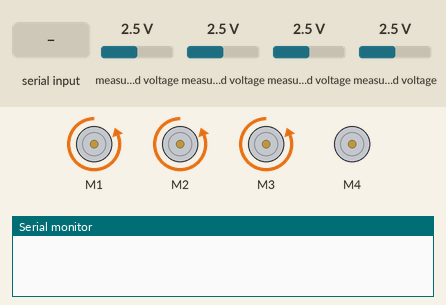
This sketch was run on a simulated Arduino Mega 2560, built with avr-gcc and run on an emulated ATmega2560. Shown: 4 × DC motor (green arrow = forward, orange = backward, longer = faster), the last lines printed to the serial monitor. The test bench sets the inputs (shaded band); at power-on: measured voltage 2.5 V.

Above: at 4.1 s.
4.2 s: "G90\n" received over Serial
At 5.1 s:
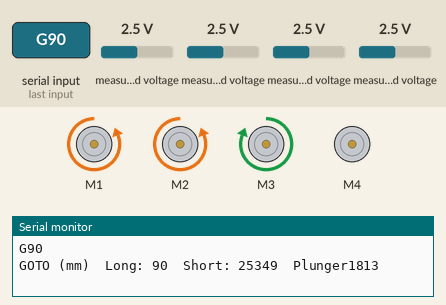
5.7 s: measured voltage (sensor 200) set to 2.1 V
At 6.2 s:
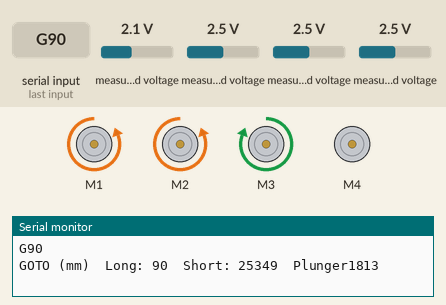
7.2 s: measured voltage (sensor 200) set to 1.8 V
At 7.8 s:
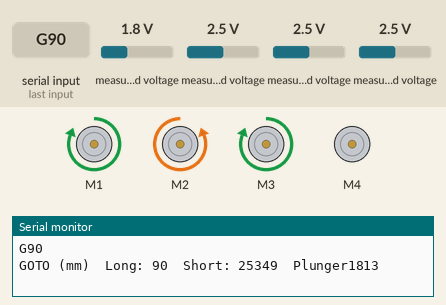
8.7 s: measured voltage (sensor 201) set to 2.1 V
At 9.6 s:
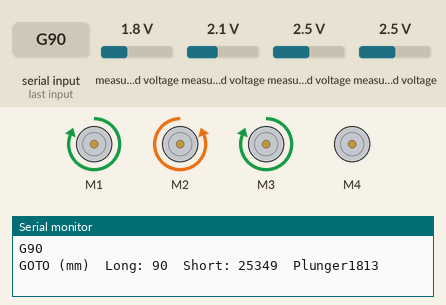
10.2 s: measured voltage (sensor 201) set to 1.8 V
At 11.2 s:
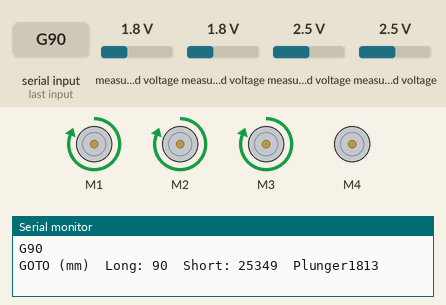
11.7 s: measured voltage (sensor 203) set to 3.8 V
At 12.2 s:
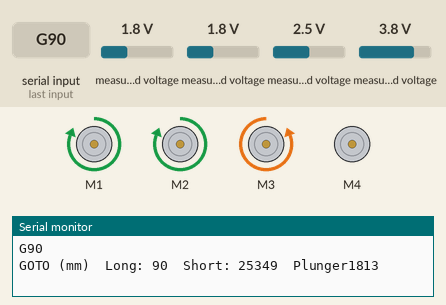
Timing chart, 0 to 14.2 s (numbered marks = the images above; inputs shaded):
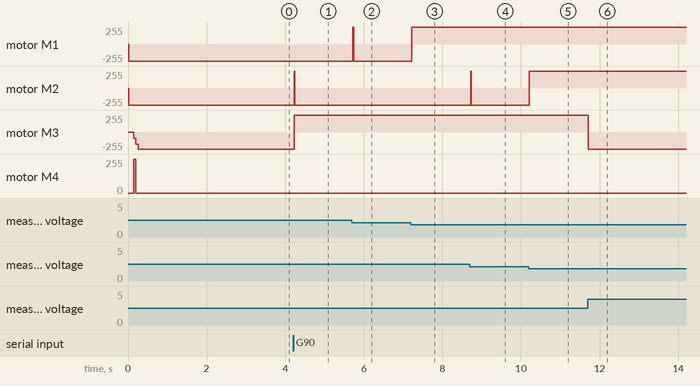

Measured:
- the behaviour switches between 2 and 1.9 V on measured voltage (sensor 200) (found by bisection; images 2 and 3)
- the behaviour switches between 2 and 1.9 V on measured voltage (sensor 201) (found by bisection; images 4 and 5)
- after the input at 4.2 s, motor M2: backward 255/255 → forward 255/255 at once, → backward 255/255 0.02 s later; motor M3: backward 255/255 → forward 255/255 at once
- after the input at 5.7 s, motor M1: backward 255/255 → forward 255/255 at once, → backward 255/255 0.02 s later
- after the input at 7.2 s, motor M1: backward 255/255 → forward 255/255 at once
- after the input at 8.7 s, motor M2: backward 255/255 → forward 255/255 at once, → backward 255/255 0.02 s later
- after the input at 10.2 s, motor M2: backward 255/255 → forward 255/255 at once
- after the input at 11.7 s, motor M3: forward 255/255 → backward 255/255 at once

The sketch:

Brickpick_main.ino
```cpp
#include <Wire.h>
#include <Adafruit_MotorShield.h>
#include <Adafruit_ADS1X15.h>
#include <math.h>
#include "myServoController.h"

//################################## Feather MC and ADC Libraries INIT #####################3
Adafruit_MotorShield MC0 = Adafruit_MotorShield();
//
Adafruit_DCMotor *M1 = MC0.getMotor(1);
Adafruit_DCMotor *M2 = MC0.getMotor(2);
Adafruit_DCMotor *M3 = MC0.getMotor(3);
Adafruit_DCMotor *M4 = MC0.getMotor(4);
//
Adafruit_DCMotor* motors[NUM_MOTORS] = {M1, M2, M3, M4};

Adafruit_ADS1015 ADC0;

Adafruit_ADS1015* adcs[NUM_MOTORS] = {&ADC0, &ADC0, &ADC0, &ADC0};
int channels[NUM_MOTORS] = {0, 1, 3, 2};


// Motor Config: {Long Plate, Short Plate, Plunger, NONE}
float plunger_min = 1.0;
float plunger_max = 8.5;
float plate_min = 1.5;
float plate_max = 29.5;
float joint_lengths[NUM_MOTORS] = {50, 50, 10, 0};
float joint_limits[NUM_MOTORS][2] = {{plate_min, plate_max}, {plate_min, plate_max}, {plunger_min, plunger_max}, {0, 0}};
myServoController controller(motors, adcs, channels, joint_lengths, joint_limits);

// Commands
int brick_height = 9.6; //mm
int brick_loc0 = 3.0; // mm
int brick_locs[] = {brick_loc0,
                    brick_loc0 + brick_height,
                    brick_loc0 + 2*brick_height,
                    brick_loc0 + 3*brick_height};

// Communication
char TX_BUF[100] = {'\0'};
char RX_BUF[100] = {'\0'};

void setup() {
  Serial.begin(115200);
  while (!Serial) {delay(10);} //
  Serial1.begin(115200);
  while (!Serial1) {delay(10);} //Hang until ESP01 connected

  //wifi_init();

  // set all the base dc motor control pins to outputs
  MC0.begin();
  // start all the ADCs
  ADC0.begin(0x48);
  ADC0.setGain(GAIN_ONE);

  controller.init_controller();
  //startTimer(20); //20 Hz -> 50ms update freq
}

float vmax = 25.0; //mm/s
float amax = 25.0; //mm/s2

long m_prev = millis();
long tic = millis();
bool state = 0;
bool plot = false;

void loop() {
  if (Serial.available()) {
    Serial.readBytesUntil('\n', RX_BUF, 100);
    int r = parse_cmd(RX_BUF);
    if (r == -1) {
      Serial.println("Error Parsing CMD");
    }
  }
  controller.driveController();
  //controller.print_state();
  if (plot) {
    controller.plot_state();
  }
  delay(10);
}


int parse_cmd(char buf[]) {
  char cmd_word = buf[0];
  char display_buf[50] = {'\0'};
  Serial.println(RX_BUF);
  switch(cmd_word) {
    case 'H': {// HELP
      Serial.println("-----Command Bank------");
      Serial.println("H: Help");
      Serial.println("G q1 q2 q3: GOTO <long_plate, short_plate, plunger> in mm");
      Serial.println("B plate brick: BRICK GOTO <0:long_plate, 1:short_plate>, base of brick");
      Serial.println("P: Toggle ON/OFF Serial Plotting");
      Serial.println("D: DEPOSIT Brick");
      Serial.println("R: RAISE Plunger");
      break;
    }
    case 'G': {//GOTO
      //"G q1 q2 q3"
      int q1; //Long Plate
      int q2; //Short Plate
      int q3; //Plunger
      int q4 = 0; //None
      sscanf(buf, "%c %d %d %d", &cmd_word, &q1, &q2, &q3);
      float qCmd[4] = {(float)q1, (float)q2, (float)q3, (float)q4};
      float q_dotCmd[4] = {0, 0, 0, 0};
      controller.cmdPos(qCmd);
      controller.cmdVel(q_dotCmd);
      sprintf(display_buf, "GOTO (mm)\tLong: %d\tShort: %d\tPlunger%d", q1, q2, q3);
      Serial.println(display_buf);
      break;
    }
    case 'P': { // PLOT
      plot = !plot;
      Serial.println("TOGGLE PLOTTING: " + String(plot));
      break;
    }
    case 'B': {// BRICK GOTO
      //"B plate brick"
      // Where plate: {0: long plate, 1: short plate} direct mapping to motor indeces
      // Brick: {0, .., 3} brick_locs[brick] is location of bottom of brick in mm
      int plate;
      int brick;
      sscanf(buf, "%c %d %d", &cmd_word, &plate, &brick);
      if (brick  < 0 || brick > 3 || plate < 0 || plate > 1) {
        Serial.println("Brick: <0,1,2,3>");
        Serial.println("Plate: <0:long, 1:short>");
      }
      brick = min(max(brick, 0), 3); // clip to safe bounds
      plate = min(max(plate, 0), 1); // clip to safe bounds
      float qCmd = brick_locs[brick];
      controller.cmdPosSingle(qCmd, plate);
      if (brick == 0) {
        sprintf(display_buf, "GOTO BRICK\tPlate: LONG\tBrick: %d", brick);
      } else {
        sprintf(display_buf, "GOTO BRICK\tPlate: SHORT\tBrick: %d", brick);
      }
      Serial.println(display_buf);
      break;
    }
    case 'D': {// DEPOSIT
      controller.cmdPosSingle(8.0, 2);
      Serial.println("DEPOSIT PAYLOAD");
      break;
    }
    case 'R': {// RAISE
      controller.cmdPosSingle(2.0, 2);
      Serial.println("RAISE PLUNGER");
      break;
    }
    default: {//Unspecified Command Word
      Serial.println("UNKNOWN COMMAND WORD (H for help)");
      return -1;
    }
  }
  // Clear rx buf
  for (int i = 0; i < 50; i++) {
    RX_BUF[i] = '\0';
  }
  return 0;
}
```

comms.ino
```cpp
void wifi_init() {
  Serial.println("Starting ESP01");
  delay(2000);
  Serial1.println("AT");
  Serial.println(Serial1.read());
  Serial1.println("AT+GMR"); //Response: "OK"
  delay(500);
  Serial1.println("AT+CWMODE=0"); //Response: "STA"
  delay(500);
  Serial1.println("AT+CIFSR"); //Response: "AT+CIFSR 192.168.0.105\nOK"
  delay(500);
  Serial1.println("AT+CIPMUX=1"); //Response: "Multiple"
  delay(500);
  Serial1.println("AT+CIPSERVER=1,80"); //Response: "mode 0 to close server mode; mode 1 to open; port = port"
  delay(500);
  printIPAddr();
}

void printIPAddr(){
  while (Serial1.available() > 0){
    char ch = Serial1.read();
    Serial.print(ch);
  }
}


// Untested
int wifi_transmit(char buf[], int n) {
  char AT_cmd[] = {"\0"};
  char msg[n];
  sprintf(AT_cmd, "AT+CIPSEND=%d", n);
  Serial1.println(AT_cmd);
  strncpy(msg, buf, n);
  return 0;
}

// Untested
int wifi_recieve(char buf[], int n) {
  Serial1.readBytesUntil('\n', buf, n);
  return 0;
}

// Untested
```

myServoController.cpp
```cpp
#include "myServoController.h"
#include <Wire.h>
#include <Adafruit_MotorShield.h>
#include <Adafruit_ADS1X15.h>
#include <math.h>

// 1m per 1650 bits (3.3V/4.096V)*2^11 (range is +- 4.096V with 1 gain)
// Multiply ADC_COEFF by stroke (for linear pot) to determine position in mm
#define ADC_COEFF 0.000606060606 //ADC reading to pos in mm/lg.
#define CMD2VEL 0.0920 // Motor command val to vel in [mm/s]
#define VEL2CMD 10.8695652 // vel [mm/s] to motor command val [x/+-255]

myServoController::myServoController(Adafruit_DCMotor* motors[NUM_MOTORS],
                                     Adafruit_ADS1015* adcs[NUM_MOTORS],
                                     int channels[NUM_MOTORS],
                                     float joint_lengths[NUM_MOTORS],
                                     float joint_limits[NUM_MOTORS][2]) {
  for (int i=0; i<NUM_MOTORS; i++){
    _motors[i] = motors[i];
    _adcs[i] = adcs[i];
    _channels[i] = channels[i];
    _joint_lengths[i] = joint_lengths[i];
    _joint_limits[i][0] = joint_limits[i][0];
    _joint_limits[i][1] = joint_limits[i][1];
  }
}


void myServoController::init_controller() {
  // Initialize actuator and encoder
  _millis = millis();
  for (int i=0; i<NUM_MOTORS; i++) {
    _motors[i]->setSpeed(0);
    _motors[i]->run(RELEASE);
    _joint_velocities[i] = 0;
  }
  reset_joints();
  read_joint_positions();
}

void myServoController::reset_joints() {
  read_joint_positions();
  float xf[NUM_MOTORS];
  for (int i = 0; i < NUM_MOTORS; i++) {
    xf[i] = max(2,_joint_limits[i][0]); // _joint_limits = {{min, max}, ...}
  }
  ramp2pos(xf, 25.0, 12.5);
  for (int i=0; i<NUM_MOTORS; i++) {
    _motors[i]->run(RELEASE);
  }
}

void myServoController::read_joint_positions() {
  float alpha = 1.0;
  for (int i=0; i<NUM_MOTORS; i++) {
    int ADC_val = _adcs[i]->readADC_SingleEnded(_channels[i]);
    float curr_reading = ADC_COEFF*_joint_lengths[i]*ADC_val; //ADC_COEFF is bits for 1mm stroke
    _joint_positions[i] = _joint_positions[i] * (1-alpha) + curr_reading * alpha; // Try to reduce some noise
    //multiply by max joint extension in m for ADC reading to meter conversion
  }
}

void myServoController::update_state() {
  for (int i=0; i<NUM_MOTORS; i++) {
    _prev_joint_positions[i] = _joint_positions[i];
  }
  long curr_millis = millis();
  _delta_millis = curr_millis - _millis;
  _millis = curr_millis;
  read_joint_positions();
  for (int i=0; i<NUM_MOTORS; i++) {
    _joint_velocities[i] = (_joint_positions[i] - _prev_joint_positions[i])/(_delta_millis * 0.001);
  }

}

void myServoController::print_state() {
  Serial.println("Joint Positions");
  for (int i=0; i<NUM_MOTORS; i++) {
    Serial.print(_joint_positions[i]); Serial.print('\t');
  }
  Serial.println();
  /*
  Serial.println("Joint Velocities");
  for (int i=0; i<NUM_MOTORS; i++) {
    Serial.print(1000*_joint_velocities[i]); Serial.print('\t');
  }
  Serial.println();
  */
  Serial.println("Joint Commands");
  for (int i=0; i<NUM_MOTORS; i++) {
    Serial.print(min(max(_motorCmd[i],-255),255)); Serial.print('\t');
  }
  Serial.println();
  Serial.println();
}

void myServoController::plot_state() {
  // Joint Positions
  char out[3];
  for (int i=0; i<NUM_MOTORS; i++) {
    sprintf(out, "q%d:", i);
    Serial.print(out);
    Serial.print(_joint_positions[i]); Serial.print('\t');
  }
  /*
  // Joint Velocities
  for (int i=0; i<NUM_MOTORS; i++) {
    sprintf(out, "v%d:", i);
    Serial.print(out);
    Serial.print(1000*_joint_velocities[i]); Serial.print('\t');
  }
  */
  // Joint Commands
  for (int i=0; i<NUM_MOTORS; i++) {
    sprintf(out, "u%d:", i);;
    Serial.print(out);
    Serial.print(min(max(_motorCmd[i],-255),255)); Serial.print('\t');
  }
  Serial.println();
}

void myServoController::clip_cmds(float qCmd[]) {
  for (int i=0; i<NUM_MOTORS; i++) {
    qCmd[i] = min(max(qCmd[i], _joint_limits[i][0]), _joint_limits[i][1]);
  }
}

void myServoController::cmdPos(float qCmd[]) {
  for(int i=0; i<NUM_MOTORS; i++) {
    _joint_positionsCmd[i] = qCmd[i];
  }
  clip_cmds(_joint_positionsCmd);
}

void myServoController::cmdPosSingle(float qCmd, int i) {
  _joint_positionsCmd[i] = qCmd;
  clip_cmds(_joint_positionsCmd);
}

void myServoController::cmdVel(float q_dotCmd[]) {
  for (int i=0; i<NUM_MOTORS; i++){
    _joint_velocitiesCmd[i] = q_dotCmd[i];
    _refCmd[i] = q_dotCmd[i] * VEL2CMD;
  }
}

void myServoController::positional_PID(float PID_Cmd[NUM_MOTORS]) {
  int integral_error_max = 0.25;
  for (int i=0; i<NUM_MOTORS; i++) {
    float error = _joint_positionsCmd[i] - _joint_positions[i];
    _cmdPos_integral_error[i] = min(max(_cmdPos_integral_error[i] + error * (0.001*_delta_millis),-integral_error_max),integral_error_max);
    _cmdPos_derivative_error[i] = (error - _cmdPos_error[i]) / (0.001*_delta_millis);
    _cmdPos_error[i] = error;

    PID_Cmd[i] = (_cmdPos_Kp[i]*_cmdPos_error[i] +
                  _cmdPos_Ki[i]*_cmdPos_integral_error[i] +
                  _cmdPos_Kd[i]*_cmdPos_derivative_error[i]);
  }
}

void myServoController::send_motorCmd() {
  int min_cmd = 60; // Power that won't break static friction
  for (int i=0; i<NUM_MOTORS; i++) {
    int motor_cmd_val = _motorCmd[i];
    motor_cmd_val = min(max(motor_cmd_val, -255), 255); // Clip to safe bounds

    if (motor_cmd_val > min_cmd) {
      _motors[i]->run(FORWARD);
    } else if (motor_cmd_val < -min_cmd){
      _motors[i]->run(BACKWARD);
    } else {
      _motors[i]->run(RELEASE);
    }
    _motors[i]->setSpeed((uint8_t)(abs(motor_cmd_val)));
  }
}

void myServoController::driveController() {
  update_state();

  float PID_Cmd[NUM_MOTORS];
  positional_PID(PID_Cmd);

  for (int i=0; i<NUM_MOTORS; i++) {
    _motorCmd[i] = (int)(_refCmd[i] + _lambda_cmdPos*PID_Cmd[i]);
  }

  send_motorCmd();
}

//********************* Trajectories ******************************//
void myServoController::ramp_pos(float t, float qCmd[NUM_MOTORS], float x0[NUM_MOTORS], float xf[NUM_MOTORS], float v[NUM_MOTORS], float amax_ref) {
  // Modify qCmd with the x(t) values of a ramp traj
  float vmax;
  float amax;

  for (int i=0; i<NUM_MOTORS; i++) {
    float delta_x = xf[i] - x0[i];
    if (delta_x < 0) {
      vmax = -v[i];
      amax = -amax_ref;
    } else {
      vmax = v[i];
      amax = amax_ref;
    }
    float tr = min(delta_x/vmax, vmax/amax);
    float tm = max(0, delta_x/vmax - vmax/amax);
    // Piece wise integration
    if (t < tr) {
      qCmd[i] = x0[i] + 0.5*amax*pow(t,2);
    } else if (tr <= t & t < tr + tm) {
      qCmd[i] = x0[i] + (0.5*amax*pow(tr,2)) + vmax*(t-tr);
    } else if (tr + tm <= t & t < 2*tr + tm) {
      qCmd[i] = x0[i] + (0.5*amax*pow(tr,2)) + (vmax*tm) + (vmax*(t-tm-tr) - 0.5*amax*pow(t-tm-tr,2));
    } else {
      qCmd[i] = xf[i];
    }
  }
}

void myServoController::ramp_vel(float t, float q_dotCmd[NUM_MOTORS], float x0[NUM_MOTORS], float xf[NUM_MOTORS], float v[NUM_MOTORS], float amax_ref) {
  // Modify q_dotCmd with the v(t) values of a ramp traj
  float vmax;
  float amax;

  for (int i=0; i<NUM_MOTORS; i++) {
    float delta_x = xf[i] - x0[i];
    float pure_PID_tol = 0.001; // If dx is small, ref commands may cause overshoot
    if (delta_x < 0) {
      vmax = -v[i];
      amax = -amax_ref;
    } else {
      vmax = v[i];
      amax = amax_ref;
    }
    float tr = min(delta_x/vmax, vmax/amax);
    float tm = max(0, delta_x/vmax - vmax/amax);
    // Piece wise integration
    if (t < tr) {
      q_dotCmd[i] = amax*t;
    } else if (tr <= t & t < tr + tm) {
      q_dotCmd[i] = vmax;
    } else if (tr + tm <= t & t < 2*tr + tm) {
      q_dotCmd[i] = vmax - amax*(t-tr-tm);
    } else {
      q_dotCmd[i] = 0.0;
    }
    if (abs(delta_x) < pure_PID_tol) {
      q_dotCmd[i] = 0.0;
    }
  }
}

float myServoController::ramp_tf(float tf[NUM_MOTORS], float x0[NUM_MOTORS], float xf[NUM_MOTORS], float vmax, float amax) {
  float tf_max = 0;
  float tr;
  float tm;
  float delta_x;
  for (int i=0; i<NUM_MOTORS; i++) {
    delta_x = abs(xf[i] - x0[i]);
    tr = min(delta_x/vmax, vmax/amax);
    tm = max(0, delta_x/vmax - vmax/amax);
    tf[i] = 2*tr + tm;
    tf_max = max(tf_max, tf[i]);
  }
  return tf_max;
}


void myServoController::ramp2pos(float xf[NUM_MOTORS], float vmax, float amax) {
  // Blocking function to continuously drive the robot accross a ramp trajectory
  update_state();
  float x0[NUM_MOTORS];
  float tf[NUM_MOTORS];
  float v[NUM_MOTORS];
  for (int i=0; i<NUM_MOTORS; i++) {
    x0[i] = _joint_positions[i];
  }
  float tf_max = ramp_tf(tf, x0, xf, vmax, amax);
  for (int i=0; i<NUM_MOTORS; i++) {
    v[i] = vmax;
  }

  float qCmd[NUM_MOTORS];
  float q_dotCmd[NUM_MOTORS];

  _traj_t0 = millis()/1000.0;
  _traj_tf = tf_max;
  _traj_t = 0;


  while (_traj_t < _traj_tf) {
    _traj_t = (millis()/1000.0) - _traj_t0;

    ramp_pos(_traj_t, qCmd, x0, xf, v, amax);
    ramp_vel(_traj_t, q_dotCmd, x0, xf, v, amax);


    cmdPos(qCmd);
    cmdVel(q_dotCmd);
    driveController();

    //Serial.print(_joint_positions[0]); Serial.print("\t");
    //Serial.print(_joint_positions[1]); Serial.print("\t");
    //Serial.println(_joint_positions[2]);


    delay(50);
  }
}
```

myServoController.h
```cpp
#ifndef myServoController_h
#define myServoController_h
#include <Wire.h>
#include <Adafruit_MotorShield.h>
#include <Adafruit_ADS1X15.h>
#include <math.h>

#define NUM_MOTORS 4


class myServoController {
public:
  myServoController(Adafruit_DCMotor* motors[NUM_MOTORS],
                    Adafruit_ADS1015* adcs[NUM_MOTORS],
                    int channels[NUM_MOTORS],
                    float joint_lengths[NUM_MOTORS],
                    float joint_limits[NUM_MOTORS][2]);
  void init_controller();
  void reset_joints();
  void cmdPos(float qCmd[]);
  void cmdPosSingle(float qCmd, int i);
  void cmdVel(float q_dotCmd[]);
  void driveController();
  void print_state();
  void plot_state();

  // State estimation
  float _joint_lengths[NUM_MOTORS];
  float _joint_limits[NUM_MOTORS][2];
  float _joint_positions[NUM_MOTORS];
  float _prev_joint_positions[NUM_MOTORS];
  float _joint_velocities[NUM_MOTORS];

  // Control
  float _joint_positionsCmd[NUM_MOTORS];
  float _joint_velocitiesCmd[NUM_MOTORS];
  int _motorCmd[NUM_MOTORS];

  // trajectory
  int _refCmd[NUM_MOTORS];
  float _traj_t0;
  float _traj_tf;
  float _traj_t;
  void ramp2pos(float xf[NUM_MOTORS], float vmax, float amax);

private:
  // Position
  Adafruit_ADS1015* _adcs[NUM_MOTORS];
  int _channels[NUM_MOTORS];
  void read_joint_positions();

  // Actuator
  Adafruit_DCMotor *_motors[NUM_MOTORS];

  long _millis;
  long _delta_millis;

  // cmdPos
  void positional_PID(float PID_Cmd[NUM_MOTORS]);
  void clip_cmds(float qCmd[NUM_MOTORS]);
  // Note these constants were determined with error in mm
  const float _cmdPos_Kp[NUM_MOTORS] = {1200, 1200, 1200, 0};
  const float _cmdPos_Ki[NUM_MOTORS] = {0, 0, 0, 0};
  const float _cmdPos_Kd[NUM_MOTORS] = {50, 30, 50, 0};
  float _cmdPos_error[NUM_MOTORS];
  float _cmdPos_integral_error[NUM_MOTORS];
  float _cmdPos_derivative_error[NUM_MOTORS];


  // driveController
  void update_state();
  void send_motorCmd();
  const float _lambda_cmdPos = 0.5;

  // trajectory
  void ramp_pos(float t, float qCmd[NUM_MOTORS], float x0[NUM_MOTORS], float xf[NUM_MOTORS], float v[NUM_MOTORS], float amax_ref);
  void ramp_vel(float t, float q_dotCmd[NUM_MOTORS], float x0[NUM_MOTORS], float xf[NUM_MOTORS], float v[NUM_MOTORS], float amax_ref);
  float ramp_tf(float tf[NUM_MOTORS], float x0[NUM_MOTORS], float xf[NUM_MOTORS], float vmax, float amax);


};
#endif
```
